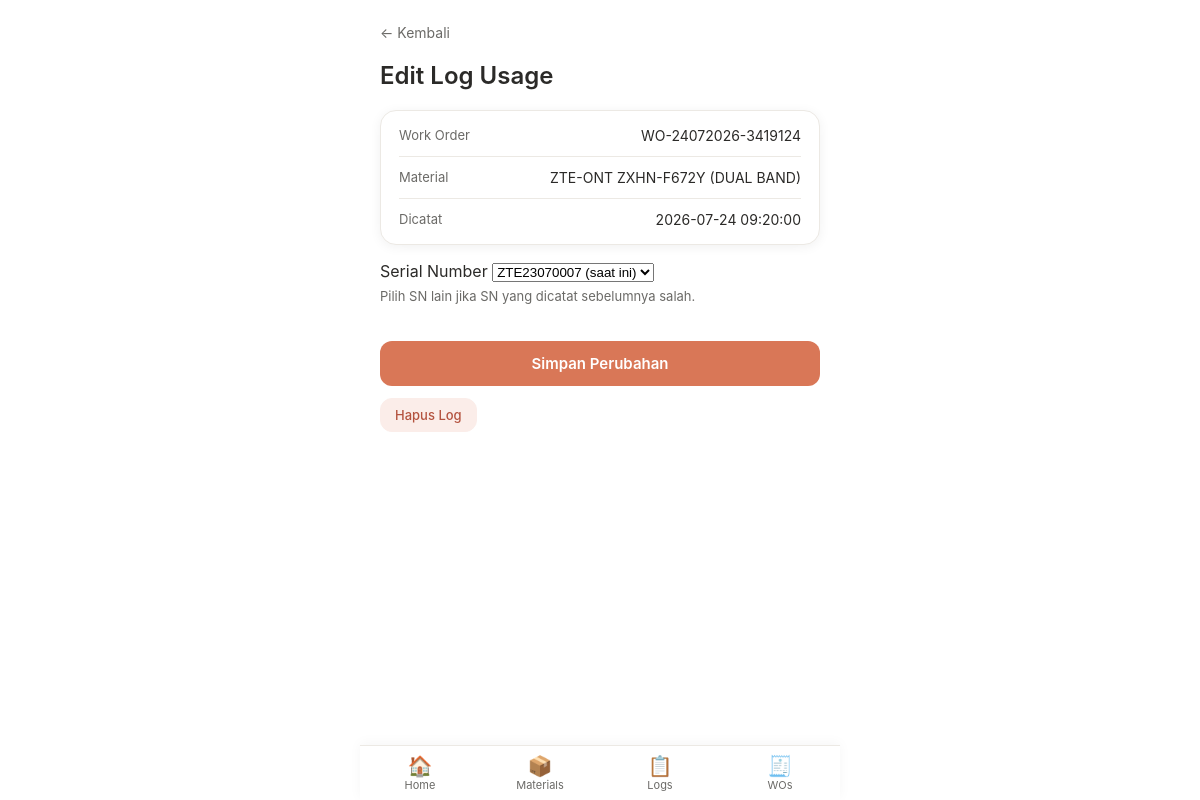
The page /index.php?page=usage-log-edit&id=1&return_to=logs (signed in) on the database its author committed.
### tables this page shows
CREATE TABLE usage_logs (
  id INT AUTO_INCREMENT PRIMARY KEY,
  wo_id INT NOT NULL,
  technician_id INT NOT NULL,
  material_id INT NOT NULL,
  serial_number VARCHAR(100) NULL,    
  qty_used DECIMAL(10,2) NULL,        
  is_deleted TINYINT(1) NOT NULL DEFAULT 0,
  deleted_at DATETIME NULL,
  created_at DATETIME NOT NULL DEFAULT CURRENT_TIMESTAMP,
  CONSTRAINT fk_usage_logs_wo
    FOREIGN KEY (wo_id) REFERENCES work_orders(id)
    ON DELETE RESTRICT ON UPDATE CASCADE,
  CONSTRAINT fk_usage_logs_technician
    FOREIGN KEY (technician_id) REFERENCES users(id)
    ON DELETE RESTRICT ON UPDATE CASCADE,
  CONSTRAINT fk_usage_logs_material
    FOREIGN KEY (material_id) REFERENCES materials(id)
    ON DELETE RESTRICT ON UPDATE CASCADE
);

CREATE TABLE work_orders (
  id INT AUTO_INCREMENT PRIMARY KEY,
  wo_no VARCHAR(50) NOT NULL UNIQUE,
  wo_date DATE NOT NULL,
  technician_id INT NOT NULL,
  customer_name VARCHAR(150) NOT NULL,
  customer_address VARCHAR(255),
  port_fat VARCHAR(100),
  status ENUM('open', 'completed') NOT NULL DEFAULT 'open',
  notes TEXT NULL,
  created_at DATETIME NOT NULL DEFAULT CURRENT_TIMESTAMP,
  CONSTRAINT fk_work_orders_technician
    FOREIGN KEY (technician_id) REFERENCES users(id)
    ON DELETE RESTRICT ON UPDATE CASCADE
);

CREATE TABLE materials (
  id INT AUTO_INCREMENT PRIMARY KEY,
  item_code VARCHAR(30) NOT NULL UNIQUE,
  category_id INT NOT NULL,
  description VARCHAR(255) NOT NULL,
  merk VARCHAR(50),
  tracking_type ENUM('serial', 'quantity') NOT NULL,
  unit VARCHAR(20) NOT NULL,  
  stock_qty DECIMAL(10,2) NOT NULL DEFAULT 0,
  low_stock_threshold DECIMAL(10,2) NULL DEFAULT NULL,
  created_at DATETIME NOT NULL DEFAULT CURRENT_TIMESTAMP,
  CONSTRAINT fk_materials_category
    FOREIGN KEY (category_id) REFERENCES categories(id)
    ON DELETE RESTRICT ON UPDATE CASCADE
);

CREATE TABLE material_serials (
  id INT AUTO_INCREMENT PRIMARY KEY,
  material_id INT NOT NULL,
  serial_number VARCHAR(100) NOT NULL UNIQUE,
  status ENUM('available', 'used') NOT NULL DEFAULT 'available',
  used_in_log_id INT NULL,
  CONSTRAINT fk_material_serials_material
    FOREIGN KEY (material_id) REFERENCES materials(id)
    ON DELETE RESTRICT ON UPDATE CASCADE
);

### app/controllers/UsageLogController.php (called while the page is built, shortened)
<?php
require_once __DIR__ . '/../models/MaterialSerial.php';
require_once __DIR__ . '/../models/UsageLog.php';
class UsageLogController
{
    public function editForm(): void
    {
        $id = (int) ($_GET['id'] ?? 0);
        $log = UsageLog::find($id);
        $returnTo = $this->sanitizeReturnTo($_GET['return_to'] ?? '');
        $selectableSerials = $log['tracking_type'] === 'serial'
            ? MaterialSerial::getSelectableForEdit((int) $log['material_id'], (int) $log['id'])
            : [];
        require __DIR__ . '/../views/partials/header.php';
        require __DIR__ . '/../views/usage-logs/edit.php';
        require __DIR__ . '/../views/partials/navbar.php';
        require __DIR__ . '/../views/partials/footer.php';
    }
    private function sanitizeReturnTo(string $value): string
    {
        $valid = ['workorder-detail', 'history', 'logs'];
        return in_array($value, $valid, true) ? $value : 'log-usage';
    }
}

### app/core/Router.php (called while the page is built, shortened)
<?php
class Router
{
    private static array $routes = [
        'login'     => ['AuthController', 'showLogin'],
        'do_login'  => ['AuthController', 'login'],
        'logout'    => ['AuthController', 'logout'],
        'dashboard' => ['DashboardController', 'index'],
        'home'      => ['DashboardController', 'teknisiHome'],
        'materials'             => ['MaterialController', 'index'],
        'material-form'         => ['MaterialController', 'form'],
        'material-save'         => ['MaterialController', 'save'],
        'material-serials'      => ['MaterialController', 'serials'],
        'material-serial-add'   => ['MaterialController', 'addSerial'],
        'material-stock-adjust' => ['MaterialController', 'adjustStock'],
        'workorders'             => ['WorkOrderController', 'index'],
        'workorder-form'         => ['WorkOrderController', 'form'],
        'workorder-save'         => ['WorkOrderController', 'save'],
        'workorder-detail'       => ['WorkOrderController', 'detail'],
        'workorder-toggle-status' => ['WorkOrderController', 'toggleStatus'],
        'log-usage'      => ['UsageLogController', 'form'],
        'usage-log-save' => ['UsageLogController', 'save'],
        'usage-log-edit'   => ['UsageLogController', 'editForm'],
        'usage-log-update' => ['UsageLogController', 'update'],
        'usage-log-delete' => ['UsageLogController', 'delete'],
        'history' => ['UsageLogController', 'history'],
        'logs'    => ['UsageLogController', 'adminLogs'],
        'audit-log' => ['AuditController', 'index'],
    ];
    public static function dispatch(): void
    {
        $page = $_GET['page'] ?? '';
        [$controllerName, $method] = self::$routes[$page];
        $controller = new $controllerName();
        $controller->$method();
    }
}

### public/index.php (called while the page is built, shortened)
<?php
require_once __DIR__ . '/../app/core/Router.php';
Router::dispatch();

### app/models/UsageLog.php (called while the page is built, shortened)
<?php
require_once __DIR__ . '/../models/MaterialSerial.php';
class UsageLog
{
    public static function find(int $id): ?array
    {
        $pdo = Database::getConnection();
        $stmt = $pdo->prepare(
            "SELECT ul.id, ul.wo_id, ul.technician_id, ul.material_id, ul.serial_number,
                    ul.qty_used, ul.is_deleted, ul.created_at,
                    m.description AS material_description, m.unit, m.tracking_type,
                    wo.wo_no, wo.status AS wo_status
             FROM usage_logs ul
             JOIN materials m ON m.id = ul.material_id
             JOIN work_orders wo ON wo.id = ul.wo_id
             WHERE ul.id = :id
             LIMIT 1"
        );
        $stmt->execute(['id' => $id]);
        $row = $stmt->fetch();
        return $row ?: null;
    }
}

### app/models/MaterialSerial.php (called while the page is built, shortened)
<?php
class MaterialSerial
{
    public static function getAvailableByMaterial(int $materialId): array
    {
        $pdo = Database::getConnection();
        $stmt = $pdo->prepare(
            "SELECT id, serial_number FROM material_serials
             WHERE material_id = :material_id AND status = 'available'
             ORDER BY serial_number ASC"
        );
        $stmt->execute(['material_id' => $materialId]);
        return $stmt->fetchAll();
    }
    public static function getSelectableForEdit(int $materialId, int $currentLogId): array
    {
        $available = self::getAvailableByMaterial($materialId);
        $pdo = Database::getConnection();
        $stmt = $pdo->prepare(
            'SELECT id, serial_number FROM material_serials WHERE used_in_log_id = :log_id LIMIT 1'
        );
        $stmt->execute(['log_id' => $currentLogId]);
        $current = $stmt->fetch();
        if ($current && !in_array($current['id'], array_column($available, 'id'), true)) {
            array_unshift($available, $current);
        }
        return $available;
    }
}

### app/views/usage-logs/edit.php (the view, shortened to what this page needs)
<?php
if ($returnTo === 'workorder-detail') {
    $backUrl = 'index.php?page=workorder-detail&id=' . $log['wo_id'];
} elseif ($returnTo === 'history') {
    $backUrl = 'index.php?page=history';
} elseif ($returnTo === 'logs') {
    $backUrl = 'index.php?page=logs';
} else {
    $backUrl = 'index.php?page=log-usage';
}
?>
<div class="container">
    <div class="topbar">
        <a href="<?= htmlspecialchars($backUrl) ?>" class="topbar-back">&larr; Kembali</a>
    </div>
    <h2>Edit Log Usage</h2>
    <div class="wo-info-card">
        <div class="wo-info-row">
            <span class="wo-info-label">Work Order</span>
            <span class="wo-info-value"><?= htmlspecialchars($log['wo_no']) ?></span>
        </div>
        <div class="wo-info-row">
            <span class="wo-info-label">Material</span>
            <span class="wo-info-value"><?= htmlspecialchars($log['material_description']) ?></span>
        </div>
        <div class="wo-info-row">
            <span class="wo-info-label">Dicatat</span>
            <span class="wo-info-value"><?= htmlspecialchars($log['created_at']) ?></span>
        </div>
    </div>
    <form method="POST" action="index.php?page=usage-log-update">
        <?php if ($log['tracking_type'] === 'quantity'): ?>
            <label for="qty_used">Jumlah Digunakan (<?= htmlspecialchars($log['unit']) ?>)</label>
            <input type="number" step="0.01" min="0.01" id="qty_used" name="qty_used"
                   value="<?= htmlspecialchars(rtrim(rtrim(number_format((float) $log['qty_used'], 2, '.', ''), '0'), '.')) ?>"
                   required>
            <p class="stock-hint">Stok akan disesuaikan otomatis berdasarkan selisih jumlah lama dan baru.</p>
        <?php else: ?>
            <label for="serial_id">Serial Number</label>
            <select id="serial_id" name="serial_id" required>
                <?php foreach ($selectableSerials as $sn): ?>
                    <option value="<?= $sn['id'] ?>" <?= $sn['serial_number'] === $log['serial_number'] ? 'selected' : '' ?>>
                        <?= htmlspecialchars($sn['serial_number']) ?><?= $sn['serial_number'] === $log['serial_number'] ? ' (saat ini)' : '' ?>
                    </option>
                <?php endforeach; ?>
            </select>
            <p class="stock-hint">Pilih SN lain jika SN yang dicatat sebelumnya salah.</p>
        <?php endif; ?>
        <button type="submit" class="btn-primary">Simpan Perubahan</button>
    </form>
    <form method="POST" action="index.php?page=usage-log-delete" class="usage-log-delete-form"
          onsubmit="return confirm('Yakin ingin menghapus log ini? Stok akan dikembalikan.');">
        <button type="submit" class="btn-small btn-danger-small">Hapus Log</button>
    </form>
</div>

### public/assets/css/style.css (style rules this page uses)
:root { --color-bg: #FFFFFF; --color-surface: #FFFFFF; --color-text: #2B2A28; --color-text-muted: #6B6A67; --color-accent: #D97757; --color-accent-hover: #C5643F; --color-border: #ECE9E4; --color-danger: #B4533F; --color-danger-bg: #FBEDE9; --shadow-soft: 0 2px 12px rgba(0, 0, 0, 0.06); --radius-lg: 16px; --radius-md: 12px; }
* { box-sizing: border-box; }
body { margin: 0; font-family: -apple-system, BlinkMacSystemFont, 'Segoe UI', Roboto, sans-serif; background: var(--color-bg); color: var(--color-text); -webkit-font-smoothing: antialiased; }
h1, h2, h3 { font-weight: 600; }
.container { padding: 24px 20px; }
.btn-primary { width: 100%; margin-top: 24px; padding: 13px; border: none; border-radius: var(--radius-md); background: var(--color-accent); color: #fff; font-size: 15px; font-weight: 600; cursor: pointer; transition: background 0.15s ease; font-family: inherit; }
.topbar { display: flex; justify-content: space-between; align-items: center; margin-bottom: 20px; }
.topbar-back { font-size: 14px; color: var(--color-text-muted); text-decoration: none; }
.btn-small { display: inline-block; padding: 8px 14px; border: 1px solid var(--color-border); border-radius: var(--radius-md); background: #fff; color: var(--color-text); font-size: 13px; font-weight: 500; text-decoration: none; cursor: pointer; font-family: inherit; white-space: nowrap; }
.stock-hint { display: block; font-size: 13px; color: var(--color-text-muted); margin-top: 6px; }
.wo-info-card { background: var(--color-surface); border: 1px solid var(--color-border); border-radius: var(--radius-lg); box-shadow: var(--shadow-soft); padding: 4px 18px; margin-bottom: 16px; }
.wo-info-row { display: flex; justify-content: space-between; gap: 16px; padding: 12px 0; border-bottom: 1px solid var(--color-border); }
.wo-info-row:last-child { border-bottom: none; }
.wo-info-label { font-size: 13px; color: var(--color-text-muted); flex-shrink: 0; }
.wo-info-value { font-size: 14px; text-align: right; }
.btn-danger-small { background: var(--color-danger-bg); border-color: var(--color-danger-bg); color: var(--color-danger); }
.usage-log-delete-form { margin-top: 12px; }

### rows shown on the page
usage_logs: wo.wo_no "WO-24072026-3419124", material.description "ZTE-ONT ZXHN-F672Y (DUAL BAND)", created_at "2026-07-24 09:20:00", serial_id "ZTE23070007 (saat ini)"

### other values the page prints
$item['icon'] "🏠"
$item['label'] "Home"
$item['icon'] "📦"
$item['label'] "Materials"
$item['icon'] "📋"
$item['label'] "Logs"
$item['icon'] "🧾"
$item['label'] "WOs"
